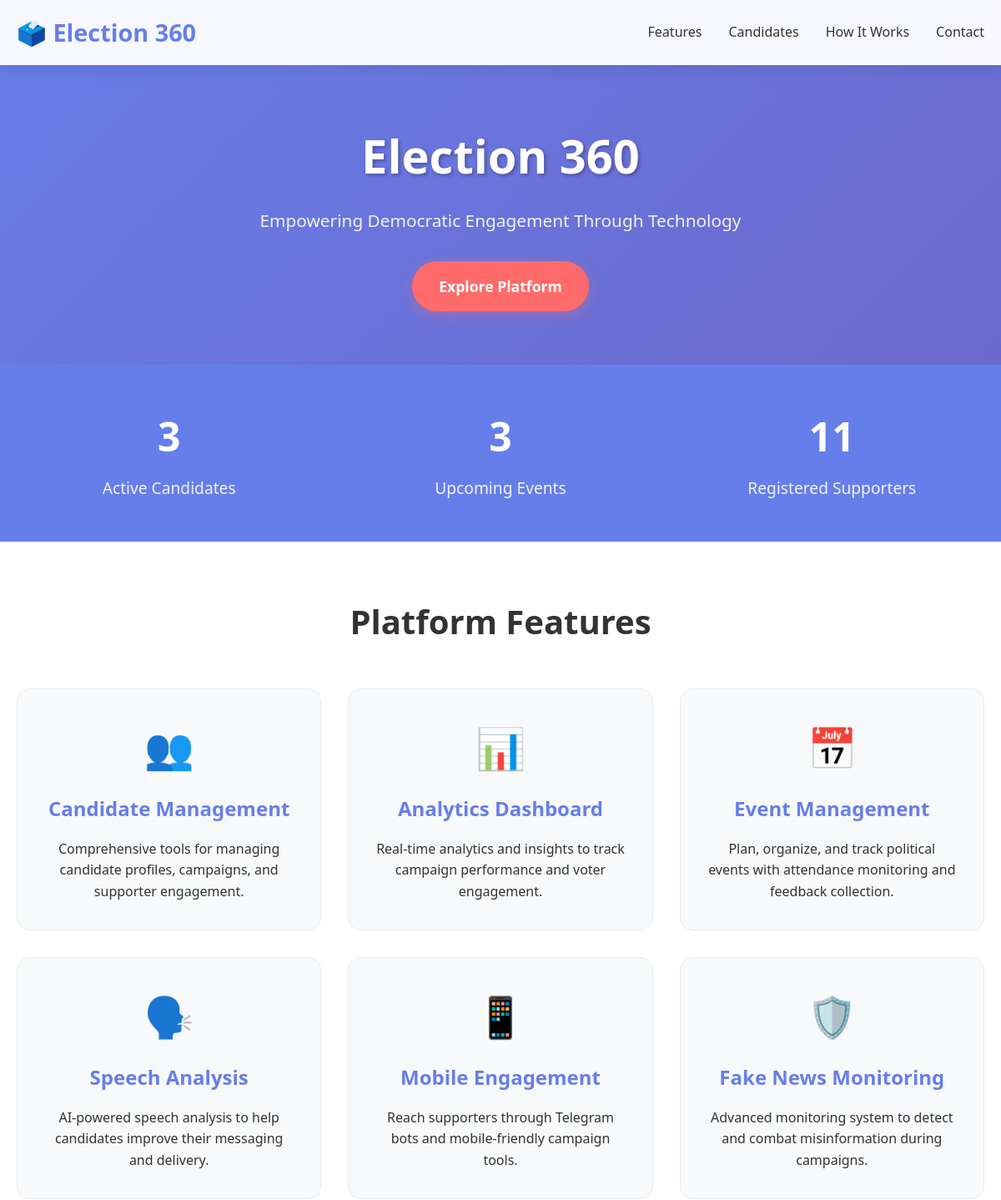
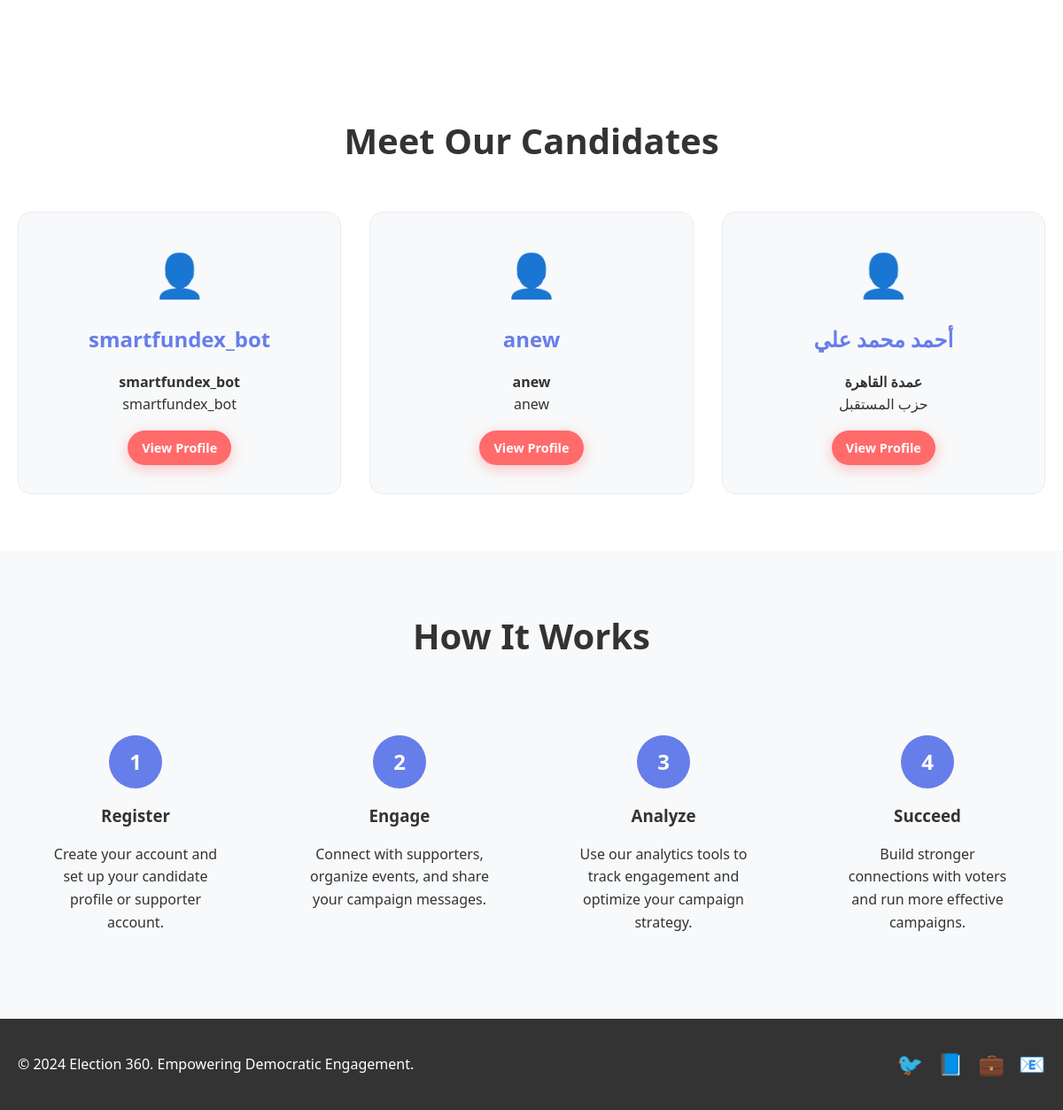
The app's page /hub/public/ with its own data (2 pictures, top to bottom).
### hub/models.py (models this page shows, shortened)
class Candidate(models.Model):
    id = models.UUIDField(primary_key=True, default=uuid.uuid4, editable=False)
    name = models.CharField(max_length=200)
    public_url_name = models.CharField(max_length=300, blank=True, null=True, unique=True)
    position = models.CharField(max_length=200)  # e.g., "Mayor of Cairo", "President"
    party = models.CharField(max_length=200, blank=True, null=True)
    bio = models.TextField(blank=True, null=True)  # CV content
    program = models.TextField(blank=True, null=True)  # Election program
    profile_image = models.ImageField(upload_to='candidates/', blank=True, null=True)
    logo = models.ImageField(upload_to='candidates/logos/', blank=True, null=True)
    website = models.URLField(blank=True, null=True)
    email = models.EmailField(blank=True, null=True)
    phone = models.CharField(max_length=20, blank=True, null=True)
    social_media = models.JSONField(default=dict, blank=True)  # {facebook: url, twitter: url, etc}
    bot = models.ForeignKey(Bot, on_delete=models.SET_NULL, null=True, blank=True, related_name='candidates')
    is_active = models.BooleanField(default=True)
    created_at = models.DateTimeField(auto_now_add=True)
    updated_at = models.DateTimeField(auto_now=True)
    created_by = models.ForeignKey(get_user_model(), on_delete=models.SET_NULL, null=True, blank=True)
    class Meta:
        ordering = ['-created_at']

### hub/views.py (the view)
# urls.py: path('public/', public_landing, name='public_landing'),
def public_landing(request: HttpRequest) -> HttpResponse:
    total_candidates = Candidate.objects.filter(is_active=True).count()
    total_events = Event.objects.filter(is_public=True).count()
    total_supporters = Supporter.objects.count()
    candidates = Candidate.objects.filter(is_active=True).order_by('-created_at')
    context = {
        'total_candidates': total_candidates,
        'total_events': total_events,
        'total_supporters': total_supporters,
        'candidates': candidates,
    }
    return render(request, 'hub/public_landing.html', context)

### hub/templates/hub/public_landing.html (shortened to what this page needs)
<!DOCTYPE html>
<html lang="en">
<head>
</head>
<body>
    <header>
        <nav class="container">
            <div class="logo">🗳️ Election 360</div>
            <ul class="nav-links">
                <li><a href="#features">Features</a></li>
                <li><a href="#candidates">Candidates</a></li>
                <li><a href="#how-it-works">How It Works</a></li>
                <li><a href="#contact">Contact</a></li>
            </ul>
        </nav>
    </header>
    <main>
        <section class="hero">
            <div class="container">
                <h1>Election 360</h1>
                <p>Empowering Democratic Engagement Through Technology</p>
                <a href="#features" class="cta-button">Explore Platform</a>
            </div>
        </section>
        <section class="stats">
            <div class="container">
                <div class="stats-grid">
                    <div class="stat-item">
                        <h3>{{ total_candidates }}</h3>
                        <p>Active Candidates</p>
                    </div>
                    <div class="stat-item">
                        <h3>{{ total_events }}</h3>
                        <p>Upcoming Events</p>
                    </div>
                    <div class="stat-item">
                        <h3>{{ total_supporters }}</h3>
                        <p>Registered Supporters</p>
                    </div>
                </div>
            </div>
        </section>
        <section id="features" class="features">
            <div class="container">
                <h2>Platform Features</h2>
                <div class="features-grid">
                    <div class="feature-card">
                        <div class="feature-icon">👥</div>
                        <h3>Candidate Management</h3>
                        <p>Comprehensive tools for managing candidate profiles, campaigns, and supporter engagement.</p>
                    </div>
                    <div class="feature-card">
                        <div class="feature-icon">📊</div>
                        <h3>Analytics Dashboard</h3>
                        <p>Real-time analytics and insights to track campaign performance and voter engagement.</p>
                    </div>
                    <div class="feature-card">
                        <div class="feature-icon">📅</div>
                        <h3>Event Management</h3>
                        <p>Plan, organize, and track political events with attendance monitoring and feedback collection.</p>
                    </div>
                    <div class="feature-card">
                        <div class="feature-icon">🗣️</div>
                        <h3>Speech Analysis</h3>
                        <p>AI-powered speech analysis to help candidates improve their messaging and delivery.</p>
                    </div>
                    <div class="feature-card">
                        <div class="feature-icon">📱</div>
                        <h3>Mobile Engagement</h3>
                        <p>Reach supporters through Telegram bots and mobile-friendly campaign tools.</p>
                    </div>
                    <div class="feature-card">
                        <div class="feature-icon">🛡️</div>
                        <h3>Fake News Monitoring</h3>
                        <p>Advanced monitoring system to detect and combat misinformation during campaigns.</p>
                    </div>
                </div>
            </div>
        </section>
        <section id="candidates" class="features">
            <div class="container">
                <h2>Meet Our Candidates</h2>
                <div class="features-grid">
                    {% for candidate in candidates %}
                    <div class="feature-card">
                        <div class="feature-icon">👤</div>
                        <h3>{{ candidate.name }}</h3>
                        <p><strong>{{ candidate.position }}</strong></p>
                        {% if candidate.party %}
                            <p>{{ candidate.party }}</p>
                        {% endif %}
                        <a href="/hub/candidate/{{ candidate.id }}/" class="cta-button" style="margin-top: 1rem; display: inline-block; padding: 0.5rem 1rem; font-size: 0.9rem;">View Profile</a>
                    </div>
                    {% endfor %}
                </div>
            </div>
        </section>
        <section id="how-it-works" class="how-it-works">
            <div class="container">
                <h2>How It Works</h2>
                <div class="steps">
                    <div class="step">
                        <div class="step-number">1</div>
                        <h3>Register</h3>
                        <p>Create your account and set up your candidate profile or supporter account.</p>
                    </div>
                    <div class="step">
                        <div class="step-number">2</div>
                        <h3>Engage</h3>
                        <p>Connect with supporters, organize events, and share your campaign messages.</p>
                    </div>
                    <div class="step">
                        <div class="step-number">3</div>
                        <h3>Analyze</h3>
                        <p>Use our analytics tools to track engagement and optimize your campaign strategy.</p>
                    </div>
                    <div class="step">
                        <div class="step-number">4</div>
                        <h3>Succeed</h3>
                        <p>Build stronger connections with voters and run more effective campaigns.</p>
                    </div>
                </div>
            </div>
        </section>
    </main>
    <footer id="contact">
        <div class="container">
            <div class="footer-content">
                <div>
                    <p>&copy; 2024 Election 360. Empowering Democratic Engagement.</p>
                </div>
                <div class="social-links">
                    <a href="#" title="Twitter">🐦</a>
                    <a href="#" title="Facebook">📘</a>
                    <a href="#" title="LinkedIn">💼</a>
                    <a href="#" title="Email">📧</a>
                </div>
            </div>
        </div>
    </footer>
</body>
</html>

### hub/templates/hub/public_landing.html (style rules this page uses)
* { margin: 0; padding: 0; box-sizing: border-box; }
body { font-family: 'Segoe UI', Tahoma, Geneva, Verdana, sans-serif; line-height: 1.6; color: #333; background: linear-gradient(135deg, #667eea 0%, #764ba2 100%); min-height: 100vh; }
.container { max-width: 1200px; margin: 0 auto; padding: 0 20px; }
header { background: rgba(255, 255, 255, 0.95); backdrop-filter: blur(10px); padding: 1rem 0; box-shadow: 0 2px 20px rgba(0, 0, 0, 0.1); position: sticky; top: 0; z-index: 100; }
nav { display: flex; justify-content: space-between; align-items: center; }
.logo { font-size: 1.8rem; font-weight: bold; color: #667eea; }
.nav-links { display: flex; list-style: none; gap: 2rem; }
.nav-links a { text-decoration: none; color: #333; font-weight: 500; transition: color 0.3s ease; }
.hero { text-align: center; padding: 4rem 0; color: white; }
.hero h1 { font-size: 3.5rem; margin-bottom: 1rem; text-shadow: 2px 2px 4px rgba(0, 0, 0, 0.3); }
.hero p { font-size: 1.3rem; margin-bottom: 2rem; opacity: 0.9; }
.cta-button { display: inline-block; background: #ff6b6b; color: white; padding: 1rem 2rem; text-decoration: none; border-radius: 50px; font-weight: bold; font-size: 1.1rem; transition: all 0.3s ease; box-shadow: 0 4px 15px rgba(255, 107, 107, 0.4); }
.features { padding: 4rem 0; background: white; }
.features h2 { text-align: center; font-size: 2.5rem; margin-bottom: 3rem; color: #333; }
.features-grid { display: grid; grid-template-columns: repeat(auto-fit, minmax(300px, 1fr)); gap: 2rem; }
.feature-card { background: #f8f9fa; padding: 2rem; border-radius: 15px; text-align: center; transition: transform 0.3s ease; border: 1px solid #e9ecef; }
.feature-icon { font-size: 3rem; margin-bottom: 1rem; }
.feature-card h3 { font-size: 1.5rem; margin-bottom: 1rem; color: #667eea; }
.stats { background: #667eea; color: white; padding: 3rem 0; text-align: center; }
.stats-grid { display: grid; grid-template-columns: repeat(auto-fit, minmax(200px, 1fr)); gap: 2rem; }
.stat-item h3 { font-size: 3rem; margin-bottom: 0.5rem; }
.stat-item p { font-size: 1.2rem; opacity: 0.9; }
.how-it-works { padding: 4rem 0; background: #f8f9fa; }
.how-it-works h2 { text-align: center; font-size: 2.5rem; margin-bottom: 3rem; color: #333; }
.steps { display: grid; grid-template-columns: repeat(auto-fit, minmax(250px, 1fr)); gap: 2rem; }
.step { text-align: center; padding: 2rem; }
.step-number { background: #667eea; color: white; width: 60px; height: 60px; border-radius: 50%; display: flex; align-items: center; justify-content: center; font-size: 1.5rem; font-weight: bold; margin: 0 auto 1rem; }
.step h3 { margin-bottom: 1rem; color: #333; }
footer { background: #333; color: white; text-align: center; padding: 2rem 0; }
.footer-content { display: flex; justify-content: space-between; align-items: center; flex-wrap: wrap; gap: 1rem; }
.social-links { display: flex; gap: 1rem; }
.social-links a { color: white; text-decoration: none; font-size: 1.5rem; transition: color 0.3s ease; }

### records on screen
Candidate: name "smartfundex_bot", position "smartfundex_bot", party "smartfundex_bot"
Candidate: name "anew", position "anew", party "anew"
Candidate: name "أحمد محمد علي", position "عمدة القاهرة", party "حزب المستقبل"

### other values on screen
{{ total_candidates }} "3"
{{ total_events }} "3"
{{ total_supporters }} "11"
